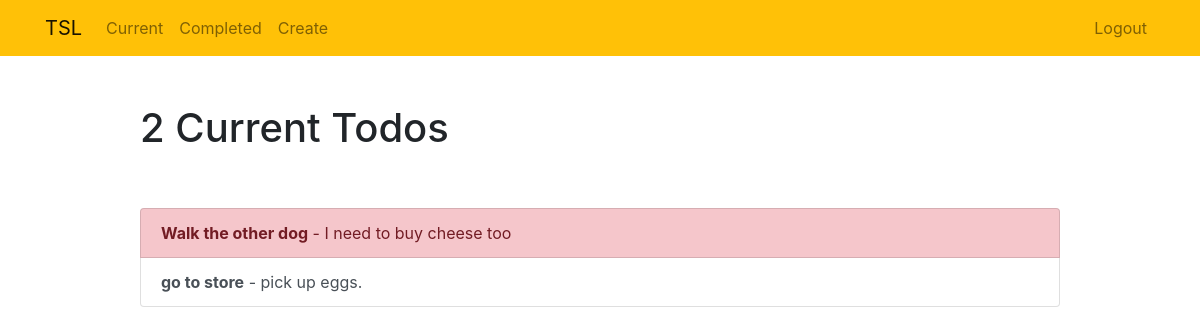
The page /current/ (signed in) on the database its author committed.
### todolist/models.py (models this page shows, shortened)
class Todo(models.Model):
    title = models.CharField(max_length=100)
    memo = models.TextField(blank=True)
    created = models.DateTimeField(auto_now_add=True)
    datecompleted = models.DateTimeField(null=True, blank=True)
    important = models.BooleanField(default=False)
    user = models.ForeignKey(User, on_delete=models.CASCADE)

### todolist/views.py (the view)
# urls.py: path('current/', views.currenttodos, name='currenttodos'),
@login_required
def currenttodos(request):
    todos = Todo.objects.filter(user=request.user, datecompleted__isnull=True)
    return render(request, 'todo/currenttodos.html', {'todos': todos})

### todolist/templates/todo/currenttodos.html
{% extends 'todo/base.html' %}
{% block content %}
    <div class = "row justify-content-center mt-5">
        <div class = "col-md-10">
            {% if todos %}
                <h1>{{ todos.count }} Current Todo{{ todos.count|pluralize }}</h1>
            {% else %}
                <h1>Current Todos</h1>
            {% endif %}
        </div>
    </div>
    <div class ="row justify-content-center mt-5">
        <div class ="col-md-10">
            {% if todos %}
                <div class = "list-group">
                    {% for todo in todos %}
                        <a href="{% url 'viewtodo' todo.id %}" class="list-group-item list-group-item-action{% if todo.important %} list-group-item-danger{% endif %}">
                            <b>{{ todo.title }}</b> {% if todo.memo %} - {{ todo.memo|truncatechars:30 }}{% endif %}</a>
                    {% endfor %}
                </div>
            {% else %}
                <div class="text-center">
                    <h2>Looks like you have NO shit to do! Congratz.</h2>
                    <br>
                    <a role="button" class="btn btn-primary" href="{% url 'createtodo' %}">Add Shit To List</a>
                </div>
            {% endif %}
        </div>
    </div>
{% endblock %}

### rows shown on the page
Todo: title "Walk the other dog", memo "I need to buy cheese too"
Todo: title "go to store", memo "pick up eggs."

### other values the page prints
{{ todos.count }} "2"
